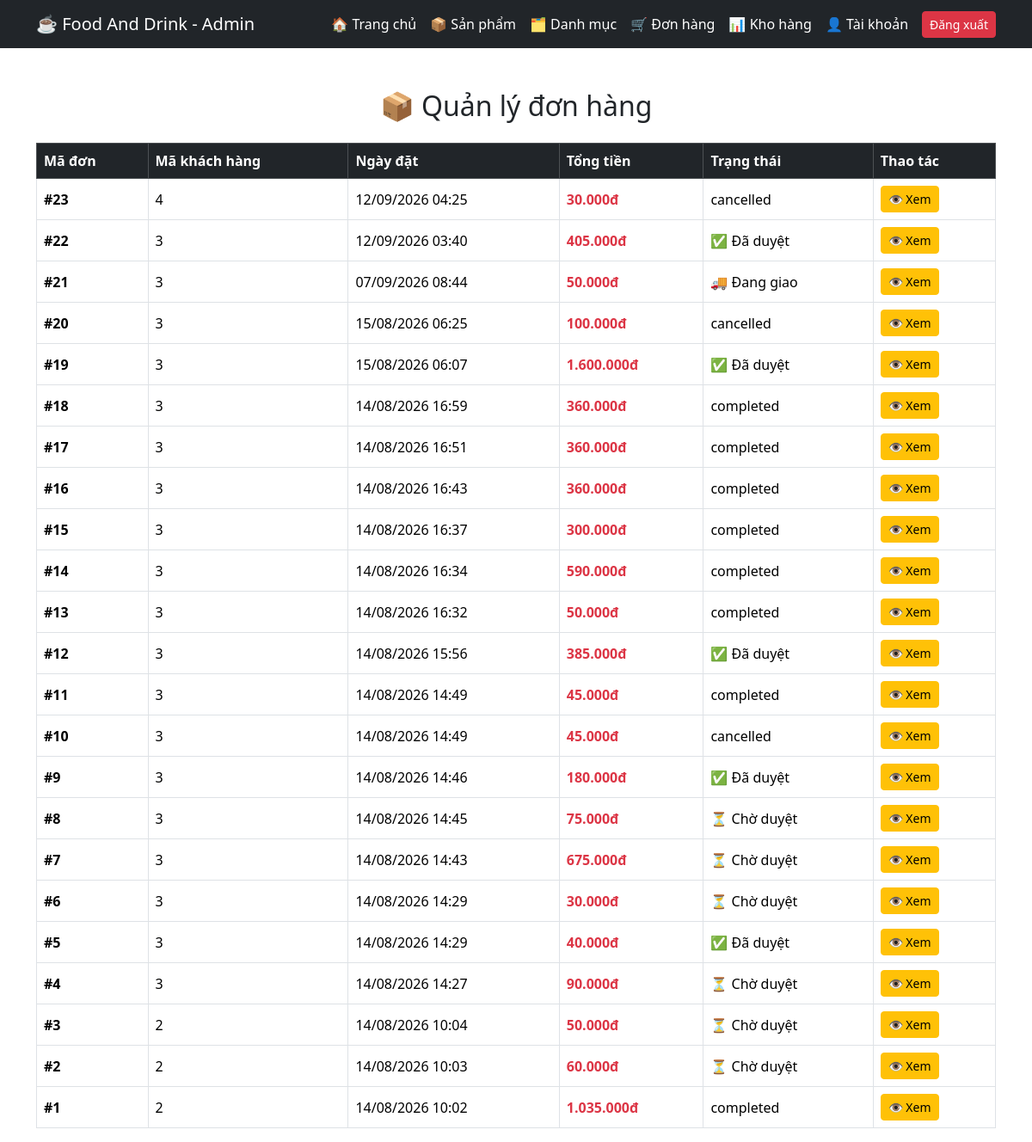
/admin/orders.php (signed in), run on the app's committed database.
### tables this page shows
CREATE TABLE `orders` (
  `id` int(11) NOT NULL,
  `user_id` int(11) NOT NULL,
  `total` decimal(10,2) NOT NULL,
  `status` enum('pending','confirmed','shipping','completed','cancelled') DEFAULT 'pending',
  `created_at` timestamp NOT NULL DEFAULT current_timestamp(),
  `receiver_name` varchar(100) NOT NULL,
  `phone` varchar(20) NOT NULL,
  `address` text NOT NULL,
  `note` text DEFAULT NULL
);

### admin/orders.php (the view, shortened to what this page needs)
<?php
require_once "header_admin.php";
require_once "../config/database.php";
$sql = "
    SELECT *
    FROM orders
    ORDER BY id DESC
";
$result = mysqli_query($conn, $sql);
function statusText($status)
{
    if ($status == "pending") {
        return "⏳ Chờ duyệt";
    }
    if ($status == "confirmed") {
        return "✅ Đã duyệt";
    }
    if ($status == "shipping") {
        return "🚚 Đang giao";
    }
    return $status;
}
?>
<div class="container mt-5">
    <h2 class="text-center mb-4">
        📦 Quản lý đơn hàng
    </h2>
    <?php if (mysqli_num_rows($result) > 0) { ?>
        <div class="table-responsive">
            <table class="table table-bordered table-hover align-middle">
                <thead class="table-dark">
                    <tr>
                        <th>Mã đơn</th>
                        <th>Mã khách hàng</th>
                        <th>Ngày đặt</th>
                        <th>Tổng tiền</th>
                        <th>Trạng thái</th>
                        <th>Thao tác</th>
                    </tr>
                </thead>
                <tbody>
                <?php while ($order = mysqli_fetch_assoc($result)) { ?>
                    <tr>
                        <td>
                            <strong>
                                #<?php echo $order['id']; ?>
                            </strong>
                        </td>
                        <td>
                            <?php echo $order['user_id']; ?>
                        </td>
                        <td>
                            <?php
                            echo date(
                                "d/m/Y H:i",
                                strtotime($order['created_at'])
                            );
                            ?>
                        </td>
                        <td class="text-danger">
                            <strong>
                                <?php
                                echo number_format(
                                    $order['total'],
                                    0,
                                    ',',
                                    '.'
                                );
                                ?>đ
                            </strong>
                        </td>
                        <td>
                            <?php
                            echo statusText($order['status']);
                            ?>
                        </td>
                        <td>
                            <a
                                href="order_detail.php?id=<?php echo $order['id']; ?>"
                                class="btn btn-warning btn-sm"
                            >
                                👁 Xem
                            </a>
                        </td>
                    </tr>
                <?php } ?>
                </tbody>
            </table>
        </div>
    <?php } else { ?>
        <div class="alert alert-info text-center">
            Chưa có đơn hàng nào.
        </div>
    <?php } ?>
</div>

### data on the page
orders: id "23", user "4", created_at "12/09/2026 04:25", total "30.000", status "cancelled"
orders: id "22", user "3", created_at "12/09/2026 03:40", total "405.000", status "✅ Đã duyệt"
orders: id "21", user "3", created_at "07/09/2026 08:44", total "50.000", status "🚚 Đang giao"
orders: id "20", user "3", created_at "15/08/2026 06:25", total "100.000", status "cancelled"
orders: id "19", user "3", created_at "15/08/2026 06:07", total "1.600.000", status "✅ Đã duyệt"
orders: id "18", user "3", created_at "14/08/2026 16:59", total "360.000", status "completed"
orders: id "17", user "3", created_at "14/08/2026 16:51", total "360.000", status "completed"
orders: id "16", user "3", created_at "14/08/2026 16:43", total "360.000", status "completed"
orders: id "15", user "3", created_at "14/08/2026 16:37", total "300.000", status "completed"
orders: id "14", user "3", created_at "14/08/2026 16:34", total "590.000", status "completed"
orders: id "13", user "3", created_at "14/08/2026 16:32", total "50.000", status "completed"
orders: id "12", user "3", created_at "14/08/2026 15:56", total "385.000", status "✅ Đã duyệt"
orders: id "11", user "3", created_at "14/08/2026 14:49", total "45.000", status "completed"
orders: id "10", user "3", created_at "14/08/2026 14:49", total "45.000", status "cancelled"
orders: id "9", user "3", created_at "14/08/2026 14:46", total "180.000", status "✅ Đã duyệt"
orders: id "8", user "3", created_at "14/08/2026 14:45", total "75.000", status "⏳ Chờ duyệt"
orders: id "7", user "3", created_at "14/08/2026 14:43", total "675.000", status "⏳ Chờ duyệt"
orders: id "6", user "3", created_at "14/08/2026 14:29", total "30.000", status "⏳ Chờ duyệt"
orders: id "5", user "3", created_at "14/08/2026 14:29", total "40.000", status "✅ Đã duyệt"
orders: id "4", user "3", created_at "14/08/2026 14:27", total "90.000", status "⏳ Chờ duyệt"
orders: id "3", user "2", created_at "14/08/2026 10:04", total "50.000", status "⏳ Chờ duyệt"
orders: id "2", user "2", created_at "14/08/2026 10:03", total "60.000", status "⏳ Chờ duyệt"
orders: id "1", user "2", created_at "14/08/2026 10:02", total "1.035.000", status "completed"
